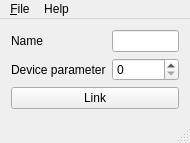
<?xml version="1.0" encoding="UTF-8"?>
<ui version="4.0">
 <class>MainWindow</class>
 <widget class="QMainWindow" name="MainWindow">
  <property name="geometry">
   <rect>
    <x>0</x>
    <y>0</y>
    <width>190</width>
    <height>143</height>
   </rect>
  </property>
  <property name="windowTitle">
   <string>BestPracticesGUI Connector</string>
  </property>
  <widget class="QWidget" name="centralWidget">
   <layout class="QFormLayout" name="formLayout_2">
    <item row="1" column="0">
     <widget class="QLabel" name="nameLabel">
      <property name="text">
       <string>Name</string>
      </property>
     </widget>
    </item>
    <item row="3" column="0" colspan="2">
     <widget class="QPushButton" name="linkButton">
      <property name="sizePolicy">
       <sizepolicy hsizetype="MinimumExpanding" vsizetype="Fixed">
        <horstretch>0</horstretch>
        <verstretch>0</verstretch>
       </sizepolicy>
      </property>
      <property name="text">
       <string>Link</string>
      </property>
     </widget>
    </item>
    <item row="1" column="1">
     <widget class="QLineEdit" name="nameField"/>
    </item>
    <item row="2" column="0">
     <widget class="QLabel" name="deviceLabel">
      <property name="text">
       <string>Device parameter</string>
      </property>
     </widget>
    </item>
    <item row="2" column="1">
     <widget class="QSpinBox" name="deviceField">
      <property name="maximum">
       <number>400</number>
      </property>
     </widget>
    </item>
   </layout>
  </widget>
  <widget class="QMenuBar" name="menuBar">
   <property name="geometry">
    <rect>
     <x>0</x>
     <y>0</y>
     <width>190</width>
     <height>30</height>
    </rect>
   </property>
   <widget class="QMenu" name="menuFile">
    <property name="title">
     <string>&amp;File</string>
    </property>
    <addaction name="actionLoad_Configuration"/>
    <addaction name="actionSave_Configuration"/>
    <addaction name="separator"/>
    <addaction name="actionQuit"/>
   </widget>
   <widget class="QMenu" name="menuAbout">
    <property name="title">
     <string>Help</string>
    </property>
    <addaction name="actionAbout"/>
   </widget>
   <addaction name="menuFile"/>
   <addaction name="menuAbout"/>
  </widget>
  <widget class="QStatusBar" name="statusBar"/>
  <action name="actionLoad_Configuration">
   <property name="text">
    <string>&amp;Load Configuration</string>
   </property>
   <property name="shortcut">
    <string>Ctrl+L</string>
   </property>
  </action>
  <action name="actionSave_Configuration">
   <property name="text">
    <string>&amp;Save Configuration</string>
   </property>
   <property name="shortcut">
    <string>Ctrl+S</string>
   </property>
  </action>
  <action name="actionQuit">
   <property name="text">
    <string>&amp;Quit</string>
   </property>
   <property name="shortcut">
    <string>Ctrl+Q</string>
   </property>
  </action>
  <action name="actionAbout">
   <property name="text">
    <string>&amp;About</string>
   </property>
  </action>
 </widget>
 <layoutdefault spacing="6" margin="11"/>
 <resources/>
 <connections/>
</ui>
